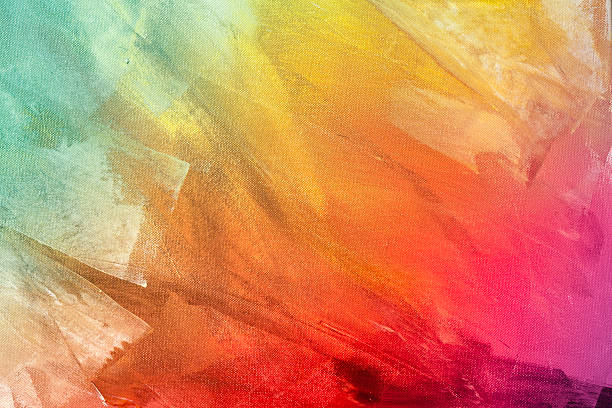
#> input picture python/DS/open_cv/back_ground.jpg, 612 x 408 px
$ python sum_image.py
#> lines starting #> are read from the running program, lines starting #| are printed output that depends on the picture
import numpy as np
import cv2

img = cv2.imread('back_ground.jpg',0)
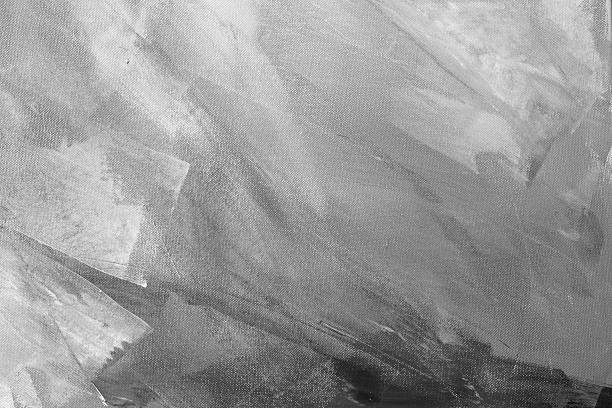
#> img: shape (408, 612); min 3, max 255, mean 153.8
cv2.imshow('image',img)
k = cv2.waitKey(0)
#> (key Esc is pressed here)
if k == 27:         # wait for ESC key to exit
    cv2.destroyAllWindows()
elif k == ord('s'): # wait for 's' key to save and exit
    cv2.imwrite('img.png',img)
    # cv2.destroyAllWindows()
